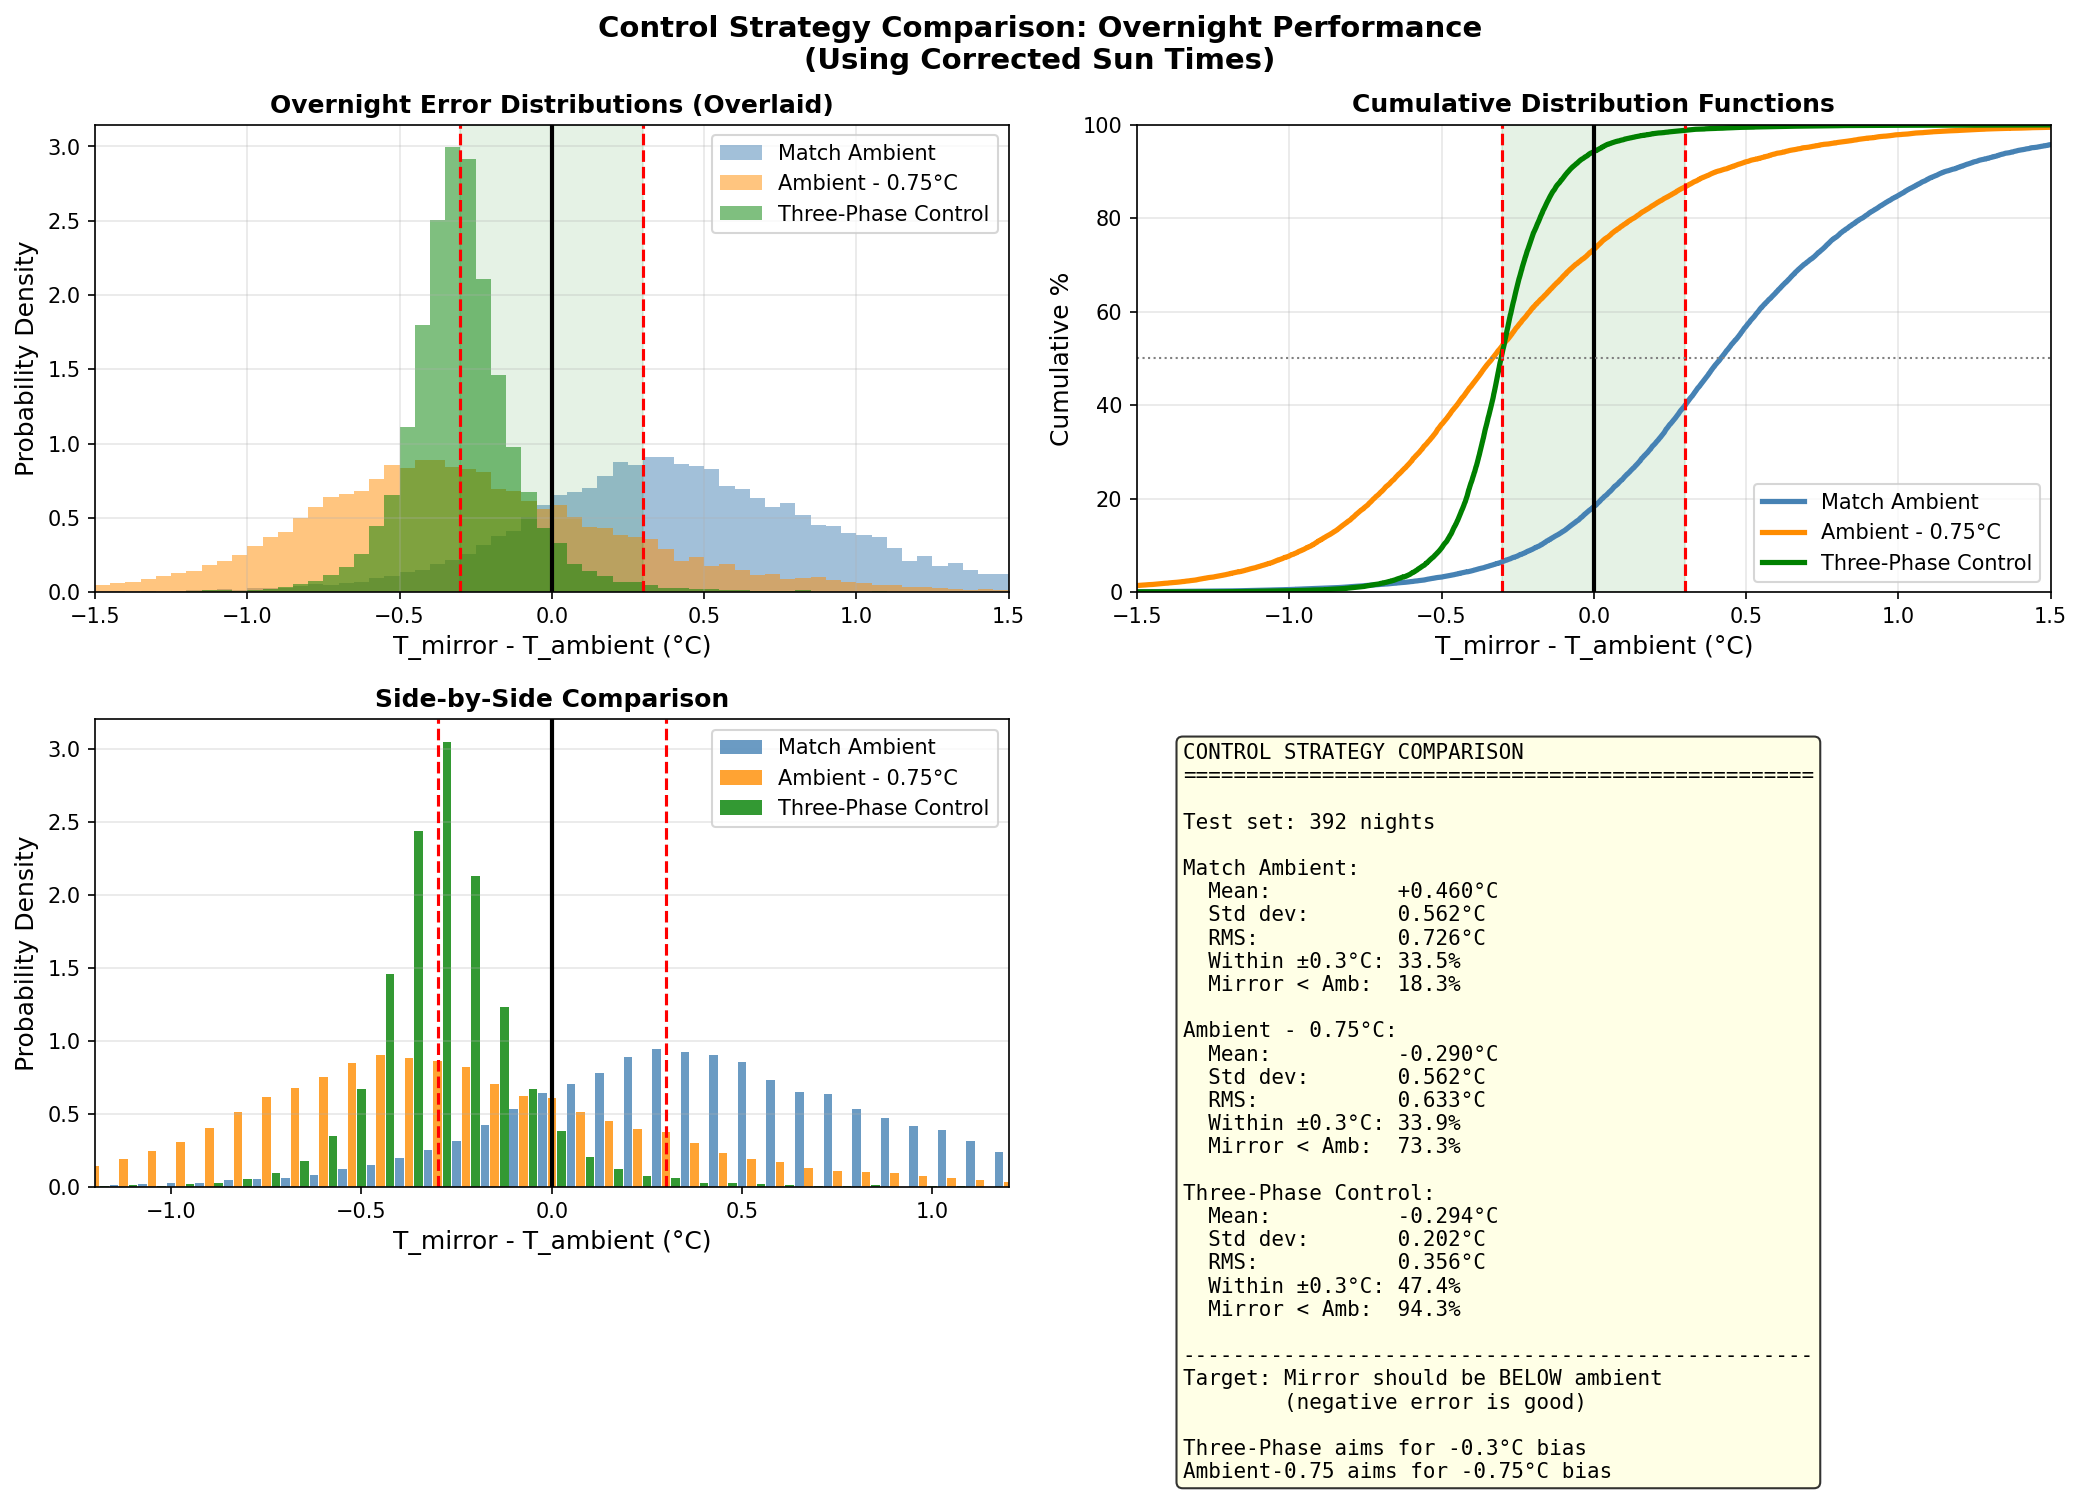

The Python source for this figure:
#!/usr/bin/env python3
"""
Compare three-phase control algorithm to baseline strategies:
1. Match ambient (setpoint = ambient)
2. Ambient - 0.75°C (fixed cold bias)
3. Three-phase control (our algorithm)

Uses sun times from sun_utils module.
"""

import numpy as np
import pandas as pd
import matplotlib
matplotlib.use('Agg')
import matplotlib.pyplot as plt
import warnings
warnings.filterwarnings('ignore')

from sun_utils import get_sun_times_for_date

# Physical parameters
TAU = 2.0
MAX_RATE = 2.0
COLD_BIAS = 0.3  # Target for three-phase
DT = 0.25

# Load data
print("Loading data...")
df = pd.read_csv('/Users/christopherstubbs/Desktop/projects/RubinTemperature/temp_history_all_dec2025_sunrise_sunset.csv',
                 parse_dates=['timestamp'])
df = df.sort_values('timestamp').reset_index(drop=True)
df['hours'] = (df['timestamp'] - df['timestamp'].iloc[0]).dt.total_seconds() / 3600

def get_temperature(t_hours):
    return np.interp(t_hours, df['hours'].values, df['y'].values)

# Build database with sun times
print("Building database...")
days = []
dates = sorted(df['timestamp'].dt.date.unique())
start_time = df['timestamp'].iloc[0]

for date in dates[1:-1]:
    try:
        sunset_hours, sunrise_next_hours = get_sun_times_for_date(date, start_time)

        if sunset_hours is None or sunrise_next_hours is None:
            continue

        if sunset_hours - 8 < df['hours'].iloc[0] or sunrise_next_hours > df['hours'].iloc[-1]:
            continue

        T_sunset = get_temperature(sunset_hours)
        t_start = sunset_hours - 8
        t_end = min(sunset_hours + 12, sunrise_next_hours)
        sim_times = np.arange(t_start, t_end, DT)
        sim_temps = np.array([get_temperature(t) for t in sim_times])
        hours_from_sunset = sim_times - sunset_hours

        days.append({
            'date': date,
            'sunset_hours': sunset_hours,
            'T_sunset': T_sunset,
            'hours_from_sunset': hours_from_sunset,
            'temps': sim_temps,
        })
    except:
        continue

print(f"Found {len(days)} days")
test_days = [d for d in days if d['date'].day % 2 == 1]
print(f"Test set: {len(test_days)} nights")


def interpolate_temp(hours, temps, t):
    if t <= hours[0]: return temps[0]
    if t >= hours[-1]: return temps[-1]
    return np.interp(t, hours, temps)

def compute_rate(hours, temps, t, window=1.0):
    t_before = max(t - window/2, hours[0])
    t_after = min(t + window/2, hours[-1])
    if t_after <= t_before: return 0.0
    return (interpolate_temp(hours, temps, t_after) -
            interpolate_temp(hours, temps, t_before)) / (t_after - t_before)

def make_linear_kernel(n_points, T_max):
    times = np.linspace(0, T_max, n_points)
    weights = (T_max - times) / T_max
    weights = np.maximum(weights, 0)
    weights = weights / np.sum(weights)
    return weights, times


def simulate_control(day, strategy='three_phase'):
    """
    Simulate different control strategies.

    strategy: 'three_phase', 'match_ambient', 'ambient_minus_075'
    """
    hours = day['hours_from_sunset']
    temps = day['temps']
    T_sunset = day['T_sunset']

    t_sim = hours.copy()
    n = len(t_sim)

    T_setpoint = np.zeros(n)
    T_mirror = np.zeros(n)
    T_ambient = temps.copy()

    # Initialize mirror
    if strategy == 'three_phase':
        T_mirror[0] = T_sunset - COLD_BIAS
    elif strategy == 'match_ambient':
        T_mirror[0] = temps[0]
    else:  # ambient_minus_075
        T_mirror[0] = temps[0] - 0.75

    # Three-phase parameters
    T1 = -3  # Start of phase 2
    T2 = 0   # Start of phase 3

    for i in range(n):
        t = t_sim[i]
        T_amb = temps[i]
        rate = compute_rate(hours, temps, t, 1.0)

        if strategy == 'match_ambient':
            # Simply try to match ambient
            T_setpoint[i] = T_amb

        elif strategy == 'ambient_minus_075':
            # Fixed 0.75°C below ambient
            T_setpoint[i] = T_amb - 0.75

        else:  # three_phase
            if t < T1:
                # Phase 1: Fixed at sunset temp - bias
                T_setpoint[i] = T_sunset - COLD_BIAS
            elif t < T2:
                # Phase 2: Ramp
                alpha = (t - T1) / (T2 - T1)
                fixed = T_sunset - COLD_BIAS
                tracking = T_amb - COLD_BIAS + 0.5 * TAU * rate
                T_setpoint[i] = (1 - alpha) * fixed + alpha * tracking
            else:
                # Phase 3: Lookahead
                weights, times = make_linear_kernel(13, 3.0)
                weighted_temp = sum(w * interpolate_temp(hours, temps, t + dt)
                                   for w, dt in zip(weights, times))
                T_setpoint[i] = weighted_temp + 0.5 * TAU * rate - COLD_BIAS

        # Rate limiting
        if i > 0:
            max_change = MAX_RATE * DT
            delta = T_setpoint[i] - T_setpoint[i-1]
            if abs(delta) > max_change:
                T_setpoint[i] = T_setpoint[i-1] + np.sign(delta) * max_change

        # Thermal dynamics
        if i > 0:
            dT = (T_setpoint[i] - T_mirror[i-1]) / TAU * DT
            T_mirror[i] = T_mirror[i-1] + dT

    # Compute errors relative to ambient (positive = mirror warmer than ambient)
    errors_vs_ambient = T_mirror - T_ambient

    # Get overnight errors only (t >= 0, i.e., after sunset)
    overnight_mask = t_sim >= 0
    overnight_errors = errors_vs_ambient[overnight_mask]

    return {
        't': t_sim,
        'T_mirror': T_mirror,
        'T_ambient': T_ambient,
        'errors_vs_ambient': errors_vs_ambient,
        'overnight_errors': overnight_errors,
    }


# Simulate all strategies
print("\nSimulating all strategies...")

strategies = {
    'Match Ambient': 'match_ambient',
    'Ambient - 0.75°C': 'ambient_minus_075',
    'Three-Phase Control': 'three_phase',
}

results = {name: [] for name in strategies.keys()}

for day in test_days:
    for name, strategy in strategies.items():
        result = simulate_control(day, strategy)
        results[name].extend(result['overnight_errors'])

# Convert to arrays
for name in results:
    results[name] = np.array(results[name])
    print(f"{name}: {len(results[name])} samples")


# ============================================================
# CREATE COMPARISON HISTOGRAMS
# ============================================================

fig, axes = plt.subplots(2, 2, figsize=(14, 10))

colors = {
    'Match Ambient': 'steelblue',
    'Ambient - 0.75°C': 'darkorange',
    'Three-Phase Control': 'green',
}

# Panel 1: Overlaid histograms
ax = axes[0, 0]
bins = np.linspace(-1.5, 1.5, 61)

for name, errs in results.items():
    ax.hist(errs, bins=bins, alpha=0.5, color=colors[name],
            label=f'{name}', density=True, edgecolor='none')

ax.axvline(x=0, color='black', linewidth=2)
ax.axvline(x=-0.3, color='red', linewidth=1.5, linestyle='--')
ax.axvline(x=0.3, color='red', linewidth=1.5, linestyle='--')
ax.axvspan(-0.3, 0.3, alpha=0.1, color='green')

ax.set_xlabel('T_mirror - T_ambient (°C)', fontsize=12)
ax.set_ylabel('Probability Density', fontsize=12)
ax.set_title('Overnight Error Distributions (Overlaid)', fontsize=12, fontweight='bold')
ax.legend(fontsize=10)
ax.grid(True, alpha=0.3)
ax.set_xlim(-1.5, 1.5)


# Panel 2: CDFs
ax = axes[0, 1]

for name, errs in results.items():
    sorted_err = np.sort(errs)
    cdf = np.arange(1, len(sorted_err) + 1) / len(sorted_err)
    ax.plot(sorted_err, cdf * 100, linewidth=2.5, color=colors[name], label=name)

ax.axvline(x=0, color='black', linewidth=2)
ax.axvline(x=-0.3, color='red', linewidth=1.5, linestyle='--')
ax.axvline(x=0.3, color='red', linewidth=1.5, linestyle='--')
ax.axvspan(-0.3, 0.3, alpha=0.1, color='green')
ax.axhline(y=50, color='gray', linewidth=1, linestyle=':')

ax.set_xlabel('T_mirror - T_ambient (°C)', fontsize=12)
ax.set_ylabel('Cumulative %', fontsize=12)
ax.set_title('Cumulative Distribution Functions', fontsize=12, fontweight='bold')
ax.legend(fontsize=10, loc='lower right')
ax.grid(True, alpha=0.3)
ax.set_xlim(-1.5, 1.5)
ax.set_ylim(0, 100)


# Panel 3: Side-by-side histograms
ax = axes[1, 0]

width = 0.025
bins_centers = np.arange(-1.2, 1.21, 0.075)
bin_edges = np.arange(-1.2375, 1.25, 0.075)

for i, (name, errs) in enumerate(results.items()):
    counts, _ = np.histogram(errs, bins=bin_edges, density=True)
    offset = (i - 1) * width
    ax.bar(bins_centers + offset, counts, width=width*0.9, alpha=0.8,
           color=colors[name], label=name)

ax.axvline(x=0, color='black', linewidth=2)
ax.axvline(x=-0.3, color='red', linewidth=1.5, linestyle='--')
ax.axvline(x=0.3, color='red', linewidth=1.5, linestyle='--')

ax.set_xlabel('T_mirror - T_ambient (°C)', fontsize=12)
ax.set_ylabel('Probability Density', fontsize=12)
ax.set_title('Side-by-Side Comparison', fontsize=12, fontweight='bold')
ax.legend(fontsize=10)
ax.grid(True, alpha=0.3, axis='y')
ax.set_xlim(-1.2, 1.2)


# Panel 4: Summary statistics
ax = axes[1, 1]
ax.axis('off')

summary_lines = ["CONTROL STRATEGY COMPARISON", "="*50, ""]
summary_lines.append(f"Test set: {len(test_days)} nights\n")

for name, errs in results.items():
    mean = np.mean(errs)
    std = np.std(errs)
    rms = np.sqrt(np.mean(errs**2))
    pct_good = 100 * np.mean(np.abs(errs) < 0.3)
    pct_cold = 100 * np.mean(errs < 0)

    summary_lines.append(f"{name}:")
    summary_lines.append(f"  Mean:          {mean:+.3f}°C")
    summary_lines.append(f"  Std dev:       {std:.3f}°C")
    summary_lines.append(f"  RMS:           {rms:.3f}°C")
    summary_lines.append(f"  Within ±0.3°C: {pct_good:.1f}%")
    summary_lines.append(f"  Mirror < Amb:  {pct_cold:.1f}%")
    summary_lines.append("")

summary_lines.append("-"*50)
summary_lines.append("Target: Mirror should be BELOW ambient")
summary_lines.append("        (negative error is good)")
summary_lines.append("")
summary_lines.append("Three-Phase aims for -0.3°C bias")
summary_lines.append("Ambient-0.75 aims for -0.75°C bias")

summary = "\n".join(summary_lines)

ax.text(0.05, 0.95, summary, transform=ax.transAxes, fontsize=10,
        verticalalignment='top', fontfamily='monospace',
        bbox=dict(boxstyle='round', facecolor='lightyellow', alpha=0.8))


plt.suptitle('Control Strategy Comparison: Overnight Performance\n'
             '(Using Corrected Sun Times)',
             fontsize=14, fontweight='bold')
plt.tight_layout()
plt.savefig('control_comparison_histogram.png', dpi=150, bbox_inches='tight')
print("\nSaved: control_comparison_histogram.png")
plt.close()


# Also create a cleaner single histogram comparison
fig, ax = plt.subplots(figsize=(12, 6))

bins = np.linspace(-1.5, 1.0, 51)

for name, errs in results.items():
    ax.hist(errs, bins=bins, alpha=0.6, color=colors[name],
            label=f'{name} (RMS={np.sqrt(np.mean(errs**2)):.2f}°C)',
            density=True, edgecolor='none')

ax.axvline(x=0, color='black', linewidth=2.5, label='Ambient')
ax.axvline(x=-0.3, color='darkgreen', linewidth=2, linestyle='--', label='Target (-0.3°C)')
ax.axvline(x=-0.75, color='darkorange', linewidth=2, linestyle=':', label='Target (-0.75°C)')

ax.set_xlabel('T_mirror - T_ambient (°C)', fontsize=14)
ax.set_ylabel('Probability Density', fontsize=14)
ax.set_title('Control Strategy Comparison: Mirror Temperature Relative to Ambient\n'
             f'{len(test_days)} nights, overnight only (sunset to sunrise)',
             fontsize=14, fontweight='bold')
ax.legend(fontsize=11, loc='upper left')
ax.grid(True, alpha=0.3)
ax.set_xlim(-1.5, 1.0)

# Add annotation
stats_text = []
for name, errs in results.items():
    pct_good = 100 * np.mean(np.abs(errs) < 0.3)
    stats_text.append(f"{name}: {pct_good:.0f}% within ±0.3°C of target")

ax.text(0.98, 0.95, "\n".join(stats_text), transform=ax.transAxes,
        fontsize=10, verticalalignment='top', horizontalalignment='right',
        bbox=dict(boxstyle='round', facecolor='white', alpha=0.8))

plt.tight_layout()
plt.savefig('control_comparison_simple.png', dpi=150, bbox_inches='tight')
print("Saved: control_comparison_simple.png")
plt.close()

print("\nDone!")
